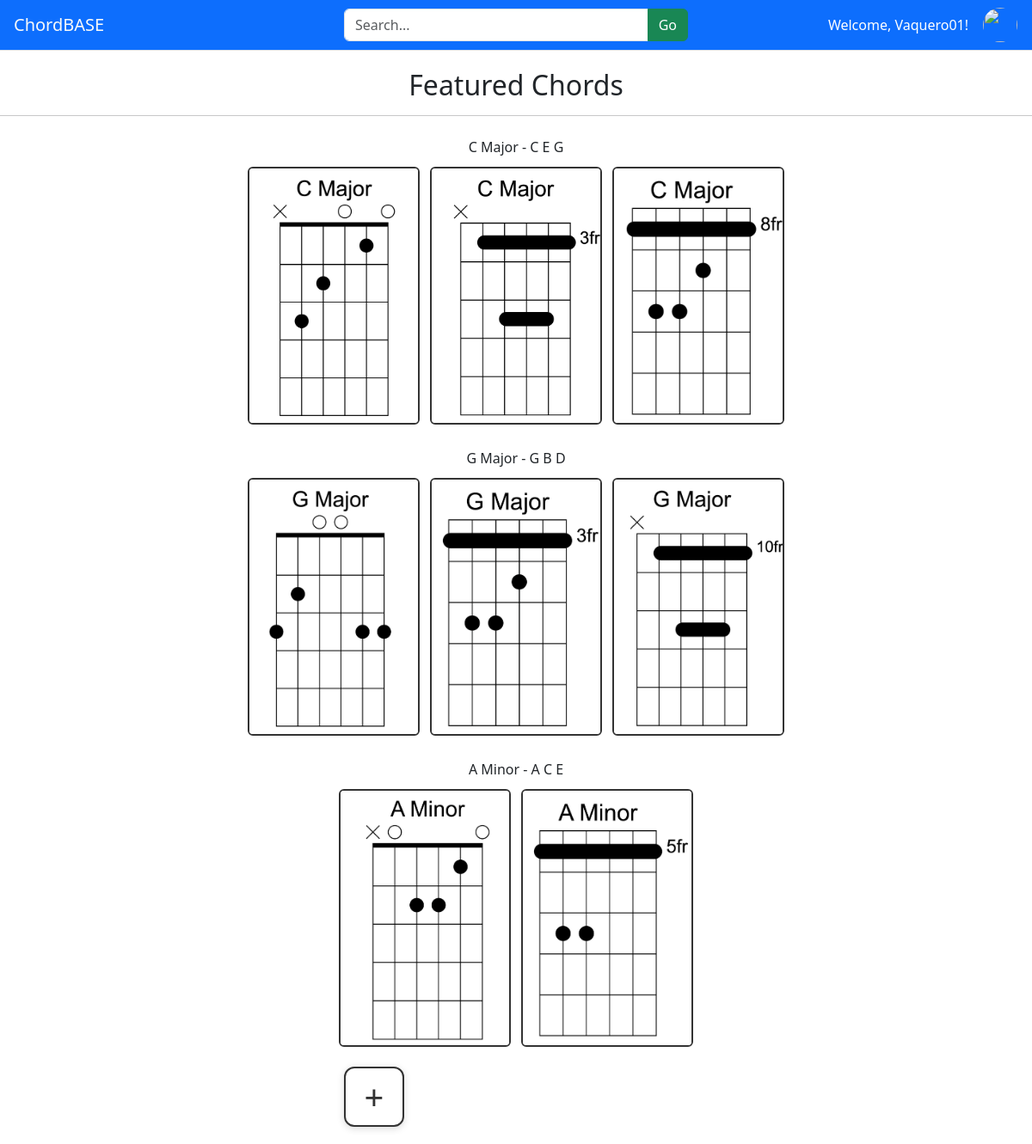
Screenshot of / (signed in) with the database file from the repository.
### testApp/models.py (models this page shows, shortened)
class Chord(models.Model):
    name = models.CharField(max_length = 50)
    notes = models.CharField(max_length = 100)

class ChordImage(models.Model):
    chord = models.ForeignKey(Chord, on_delete=models.CASCADE, related_name='images')
    image = models.ImageField(upload_to='chord_images/')

### testApp/views.py (the view)
# urls.py: 2. Add a URL to urlpatterns:  path('', views.home, name='home')
def home(request):
	featured_chords = Chord.objects.filter(
	name__in=["C Major", "G Major", "A Minor"]
	)
	query = request.GET.get('q')
	if query:
		chords = Chord.objects.filter(name__icontains=query)
		users = User.objects.filter(username__icontains=query)
	else:
		chords = Chord.objects.none()
		users = User.objects.none()
	return render(request, "home.html", {
		"chords": chords,
		"users": users,
		"featured_chords": featured_chords,
	})

### testApp/templates/home.html (shortened to what this page needs)
{% extends "base.html" %}
{% block content %}
{% include 'nav.html' %}
{% if featured_chords and not request.GET.q %}
    <div class="text-center" style="margin-top: 80px;">
        <h2>Featured Chords</h2>
        <hr>
        <ul class="list-unstyled">
            {% for chord in featured_chords %}
                <li class="text-center m-4">
                    {{ chord.name }} - {{ chord.notes }}
                    <div class="chord-images">
                        {% for image in chord.images.all %}
                            <img src="{{ image.image.url }}"
                                 alt="{{ chord.name }}"
                                 class="chord-img">
                        {% empty %}
                            <p>Image not available</p>
                        {% endfor %}
                    </div>
                </li>
            {% endfor %}
        </ul>
    </div>
{% endif %}
<div class="upload-fab">
    <form method="POST" action="{% url 'upload' %}" enctype="multipart/form-data">
        <label for="upload-input" class="plus-icon">+</label>
    </form>
</div>
{% endblock %}

### testApp/templates/nav.html (shortened to what this page needs)
<nav class="navbar bg-primary border-bottom fixed-top px-3 positive-relative">
    <a href="{% url 'home'%}" class="navbar-brand h1 text-light m-0">ChordBASE</a>
    <form class="position-absolute top-50 start-50 translate-middle" style="width: 400px;"
                    action="{% url 'home' %}" method="GET">
        <div class="input-group">
            <input type="text" class="form-control" name = "q" placeholder="Search...">
            <button class="btn btn-success" type="submit">Go</button>
        </div>
    </form>
    <div class="d-flex gap-2">
        {% if user.is_authenticated %}
            <span class="me-2 align-self-center text-white">Welcome, {{user.username}}!</span>
            <button class="btn p-0"
                data-bs-toggle="offcanvas"
                data-bs-target="#profileSidebar">
                <img src="https://static.vecteezy.com/system/resources/thumbnails/032/176/191/small_2x/business-avatar-profile-black-icon-man-of-user-symbol-in-trendy-flat-style-isolated-on-male-profile-people-diverse-face-for-social-network-or-web-vector.jpg"
                    class="rounded-circle"
                    width="40" height="40">
            </button>
        {% else %}
            <a href="{% url 'login' %}" class="btn btn-secondary btn-sm px-2 me-2 border border-1 border-dark">Login</a>
        {% endif %}
    </div>
</nav>

### testApp/templates/base.html (style rules this page uses)
.upload-fab { position: fixed; bottom: 20px; left: 400px; width: 70px; height: 70px; border: 2px solid #333; border-radius: 12px; display: flex; justify-content: center; align-items: center; background: white; cursor: pointer; box-shadow: 0 2px 8px rgba(0,0,0,0.15); transition: 0.2s; }
.plus-icon { font-size: 40px; font-weight: 300; color: #333; width: 100%; height: 100%; display: flex; justify-content: center; align-items: center; line-height: 1; }
.chord-img { width: 200px; height: 300px; object-fit: cover; border: 2px solid #333; border-radius: 6px; margin: 3px; transition: 0.2s; }
.chord-images { display: flex; flex-wrap: wrap; gap: 6px; justify-content: center; margin-top: 8px; }

### rows the page displays
Chord: name "C Major", notes "C E G"
ChordImage: image (picture)
ChordImage: image (picture)
ChordImage: image (picture)
Chord: name "G Major", notes "G B D"
ChordImage: image (picture)
ChordImage: image (picture)
ChordImage: image (picture)
Chord: name "A Minor", notes "A C E"
ChordImage: image (picture)
ChordImage: image (picture)

### other values shown
{{ user.username }} "Vaquero01"
